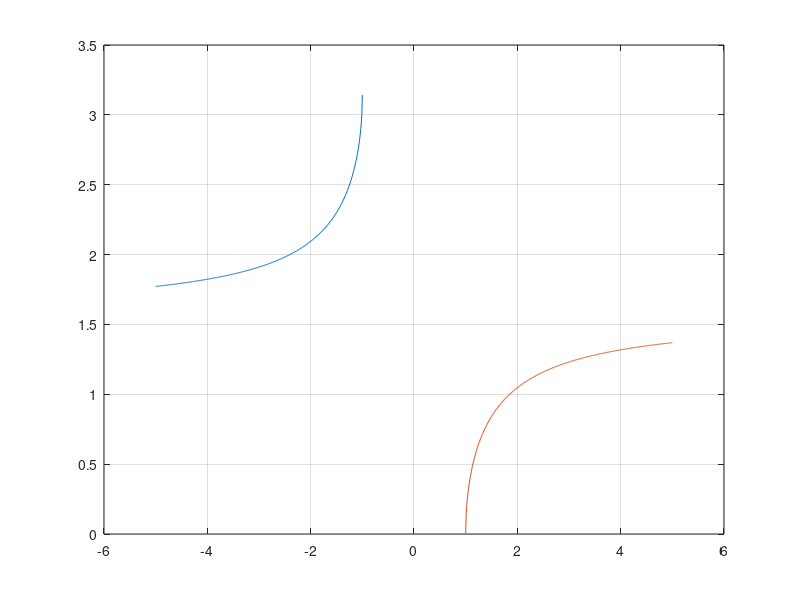

Reproduce this figure in MATLAB.
% Regression test function (black blox) for FreeMat v4.0
% This function is autogenerated by helpgen.
function bbtest_success = bbtest_asec
  bbtest_success = 1;
NumErrors = 0;
try
  x1 = -5:.01:-1;

catch
  NumErrors = NumErrors + 1;
end
try
  x2 = 1:.01:5;

catch
  NumErrors = NumErrors + 1;
end
try
  plot(x1,asec(x1),x2,asec(x2)); grid('on');

catch
  NumErrors = NumErrors + 1;
end
try
  mprint('asecplot');

catch
  NumErrors = NumErrors + 1;
end
if (NumErrors ~= 0) bbtest_success = 0; return; end
